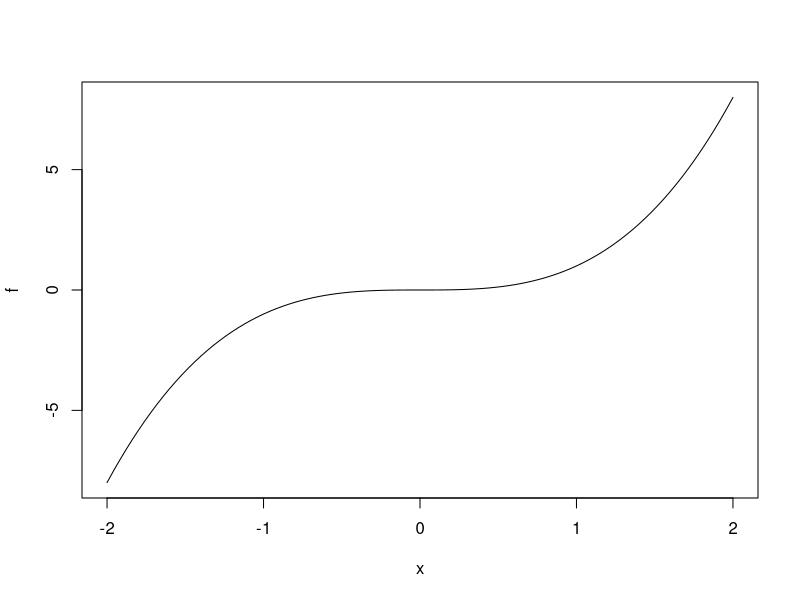
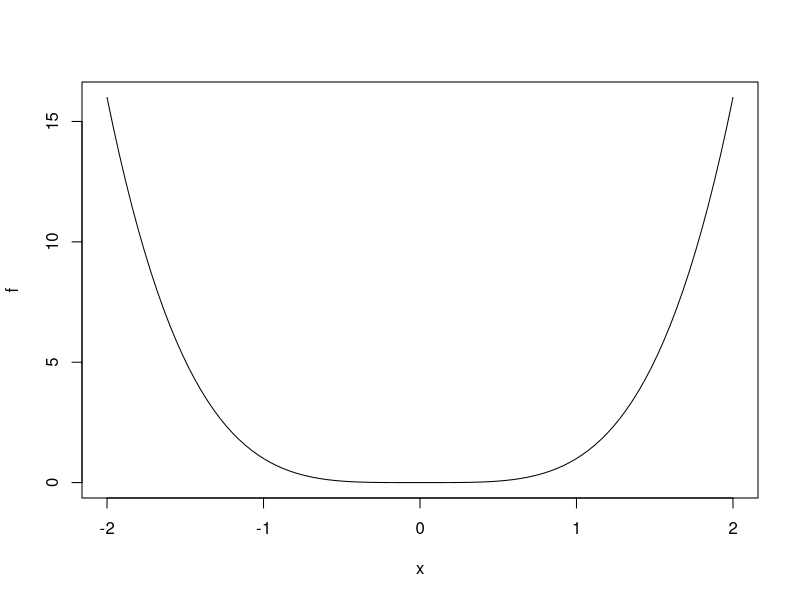
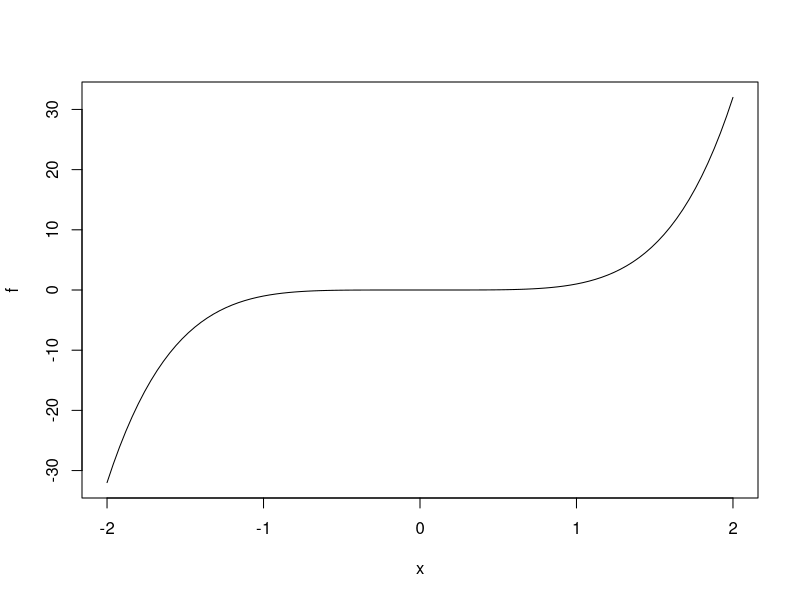
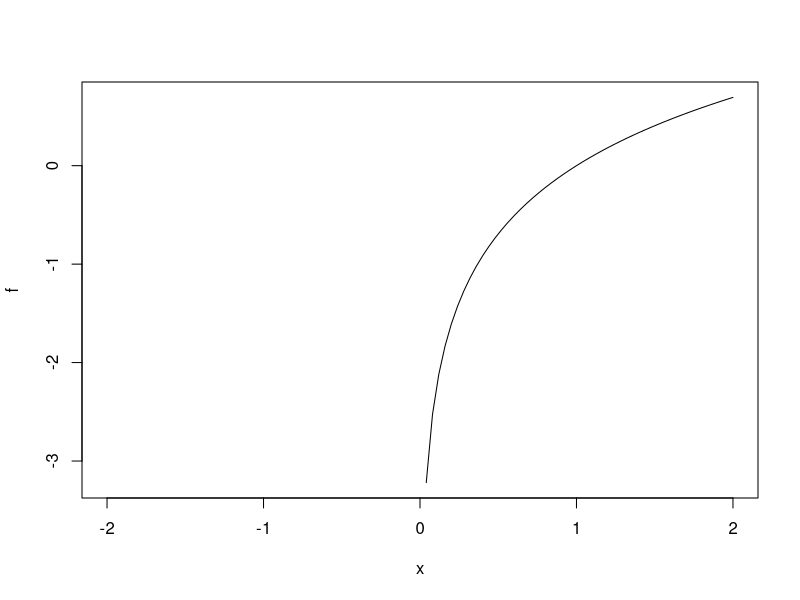
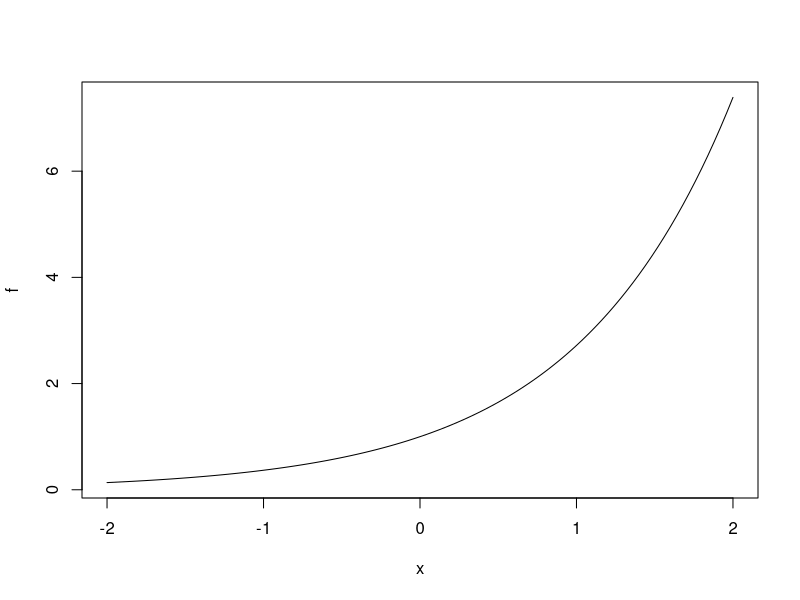

Source code (R) for these figures, in order:
# Define the function 𝑓(𝑥)=𝑥^3 and plot it on an appropriate interval.
f <- function(x) x^3
plot(f, from = -2, to = 2)

# Find the slope of the tangent lines to 𝑓 at 𝑥 = −1, 0, 2.
# What patterns do you notice between the values of 𝑥 and the slopes of the tangent lines?
fd <- function(x) 3*x^2
fd(-1)
fd(0)
fd(2)

#  Repeat 1-2 for 𝑓(𝑥)=𝑥^4.
f <- function(x) x^4
plot(f, from = -2, to = 2)
fd <- function(x) 4*x^3
fd(-1)
fd(0)
fd(2)


# Plot the following functions. For 𝑥 = −1, 0, 2 determine (without plotting)
# if the slopes of the tangent lines will be positive, negative, or zero.
# 𝑓(𝑥)=𝑥^5, 𝑓(𝑥)=lna(𝑥), 𝑓(𝑥)=𝑒^𝑥, 𝑓(𝑥)=1/𝑥

f <- function(x) x^5
plot(f, from = -2, to = 2)
fd <- function(x) 5*x^4
fd(-1)
fd(0)
fd(2)

f <- function(x) log(x)
plot(f, from = -2, to = 2)
fd <- function(x) 1/x
fd(-1)
fd(0)
fd(2)

f <- function(x) exp(x)
plot(f, from = -2, to = 2)
fd <- function(x) 1/x
fd(-1)
fd(0)
fd(2)